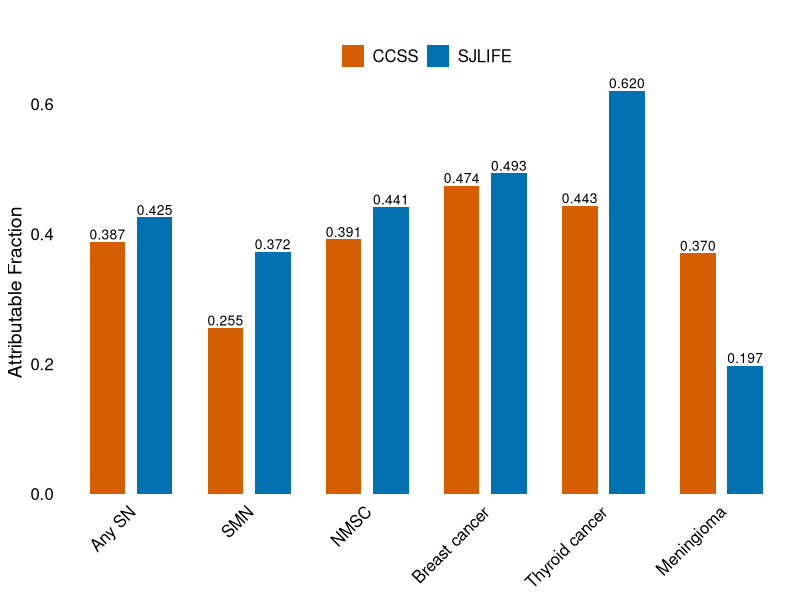
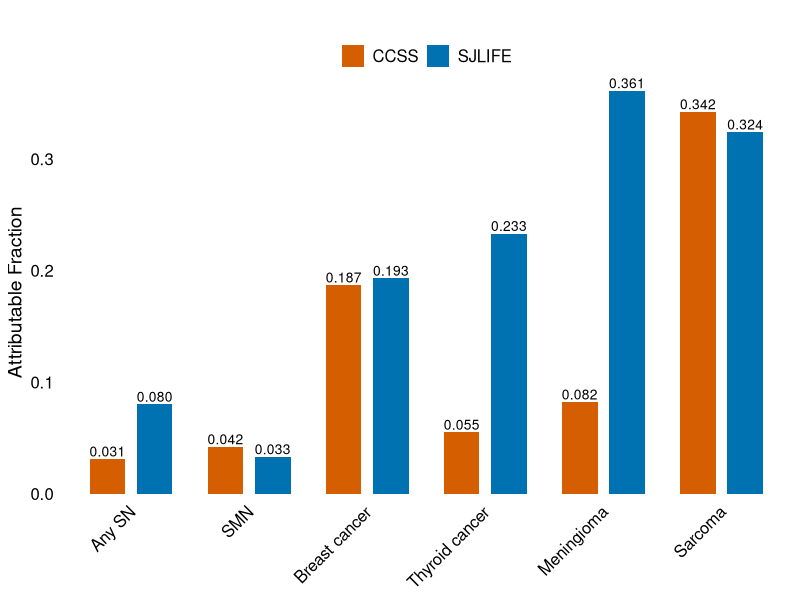
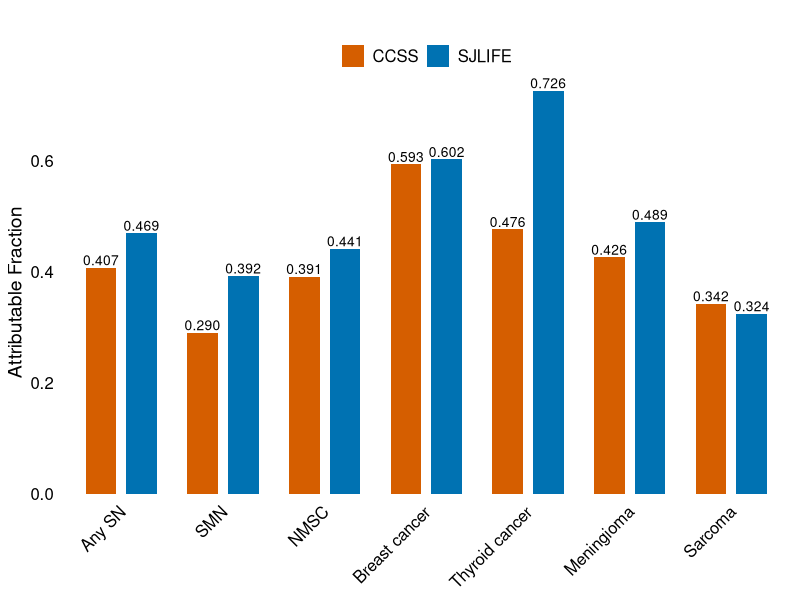
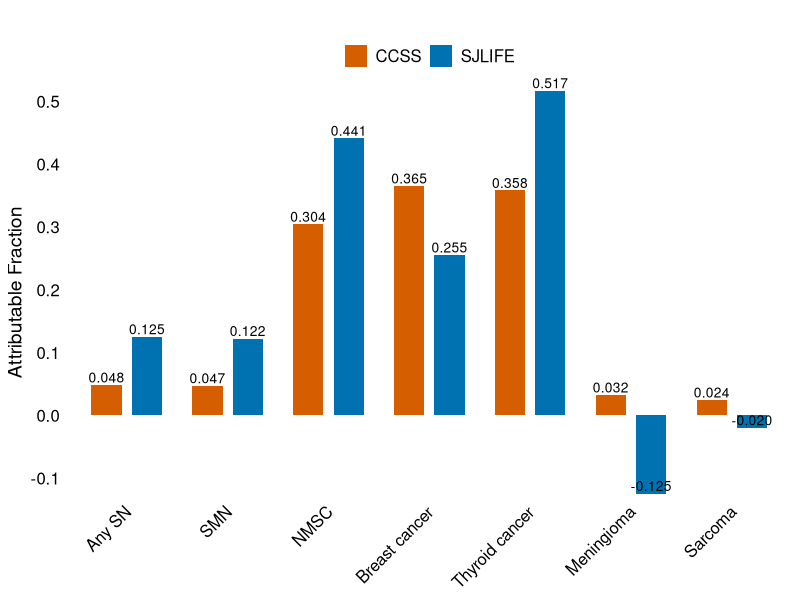
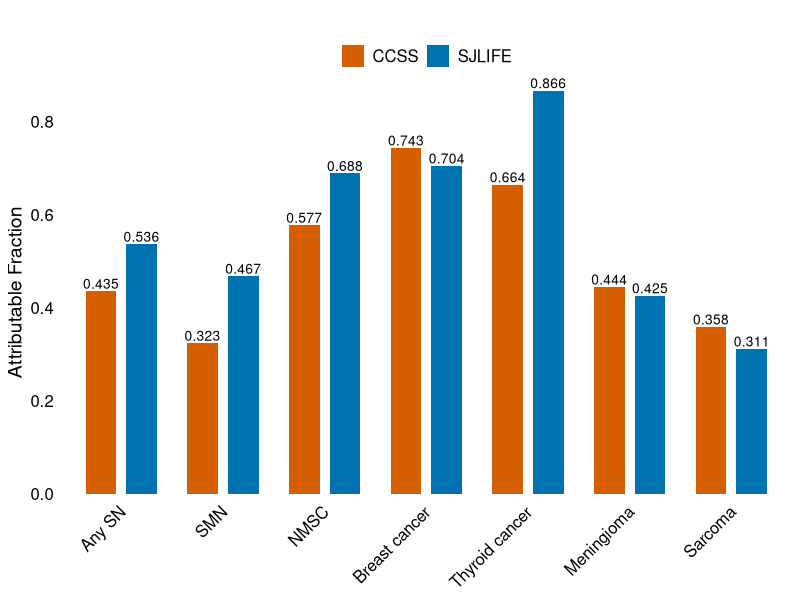

The R source for these figures, in order:
# Load required libraries
library(ggplot2)
library(ggthemes)  # For additional themes

## Create a data frame with your data
# data <- data.frame(
#   SN_types = c("Any SN", "SMN", "NMSC", "Breast cancer", "Thyroid cancer", "Meningioma", "Sarcoma"),
#   SJLIFE = c(0.518, 0.455, 0.652, 0.672, 0.862, 0.438, 0.371),
#   CCSS = c(0.419, 0.326, 0.555, 0.709, 0.659, 0.432, 0.368)
# )


## V18 b
data <- read.table(text="Cohort	SN_types	Variables	Overall	Female	Male	Age.lt.35	Age.ge.35
SJLIFE	Any SN (605)	Radiation	0.425	0.417	0.435	0.400	0.447
SJLIFE	Any SN (605)	Chemo	0.080	0.079	0.080	0.109	0.054
SJLIFE	Any SN (605)	All treatments	0.469	0.462	0.478	0.463	0.474
SJLIFE	Any SN (605)	PRS	0.125	0.123	0.129	0.126	0.125
SJLIFE	Any SN (605)	Lifestyle	-	-	-	-	-
SJLIFE	Any SN (605)	Combined	0.536	0.530	0.545	0.531	0.541
SJLIFE	SMN (462)	Radiation	0.372	0.371	0.373	0.340	0.396
SJLIFE	SMN (462)	Chemo	0.033	0.033	0.032	0.047	0.022
SJLIFE	SMN (462)	All treatments	0.392	0.392	0.392	0.370	0.409
SJLIFE	SMN (462)	PRS	0.122	0.119	0.125	0.122	0.122
SJLIFE	SMN (462)	Lifestyle	-	-	-	-	-
SJLIFE	SMN (462)	Combined	0.467	0.466	0.468	0.447	0.482
SJLIFE	NMSC (249)	Radiation	0.441	0.431	0.453	0.413	0.457
SJLIFE	NMSC (249)	Chemo	-	-	-	-	-
SJLIFE	NMSC (249)	All treatments	0.441	0.431	0.453	0.413	0.457
SJLIFE	NMSC (249)	PRS	0.441	0.432	0.452	0.440	0.442
SJLIFE	NMSC (249)	Lifestyle	-	-	-	-	-
SJLIFE	NMSC (249)	Combined	0.688	0.680	0.698	0.671	0.698
SJLIFE	Breast cancer (74)	Radiation	0.493	0.493	-	0.475	0.498
SJLIFE	Breast cancer (74)	Chemo	0.193	0.193	-	0.228	0.184
SJLIFE	Breast cancer (74)	All treatments	0.602	0.602	-	0.594	0.604
SJLIFE	Breast cancer (74)	PRS	0.255	0.255	-	0.261	0.254
SJLIFE	Breast cancer (74)	Lifestyle	-	-	-	-	-
SJLIFE	Breast cancer (74)	Combined	0.704	0.704	-	0.701	0.705
SJLIFE	Thyroid cancer (86)	Radiation	0.620	0.622	0.616	0.594	0.650
SJLIFE	Thyroid cancer (86)	Chemo	0.233	0.235	0.231	0.293	0.163
SJLIFE	Thyroid cancer (86)	All treatments	0.726	0.727	0.723	0.725	0.727
SJLIFE	Thyroid cancer (86)	PRS	0.517	0.519	0.514	0.519	0.514
SJLIFE	Thyroid cancer (86)	Lifestyle	-	-	-	-	-
SJLIFE	Thyroid cancer (86)	Combined	0.866	0.867	0.866	0.866	0.868
SJLIFE	Meningioma (149)	Radiation	0.197	0.172	0.230	0.223	0.176
SJLIFE	Meningioma (149)	Chemo	0.361	0.371	0.349	0.472	0.271
SJLIFE	Meningioma (149)	All treatments	0.489	0.478	0.504	0.598	0.400
SJLIFE	Meningioma (149)	PRS	-0.125	-0.117	-0.135	-0.121	-0.128
SJLIFE	Meningioma (149)	Lifestyle	-	-	-	-	-
SJLIFE	Meningioma (149)	Combined	0.425	0.416	0.437	0.549	0.323
SJLIFE	Sarcoma (32)	Radiation	-	-	-	-	-
SJLIFE	Sarcoma (32)	Chemo	0.324	0.329	0.320	0.308	0.351
SJLIFE	Sarcoma (32)	All treatments	0.324	0.329	0.320	0.308	0.351
SJLIFE	Sarcoma (32)	PRS	-0.020	-0.021	-0.020	-0.020	-0.020
SJLIFE	Sarcoma (32)	Lifestyle	-	-	-	-	-
SJLIFE	Sarcoma (32)	Combined	0.311	0.315	0.306	0.294	0.337
CCSS	Any SN (1611)	Radiation	0.387	0.380	0.398	0.372	0.398
CCSS	Any SN (1611)	Chemo	0.031	0.030	0.033	0.047	0.019
CCSS	Any SN (1611)	All treatments	0.407	0.400	0.418	0.403	0.410
CCSS	Any SN (1611)	PRS	0.048	0.047	0.049	0.047	0.048
CCSS	Any SN (1611)	Lifestyle	-	-	-	-	-
CCSS	Any SN (1611)	Combined	0.435	0.428	0.446	0.431	0.438
CCSS	SMN (762)	Radiation	0.255	0.254	0.257	0.213	0.283
CCSS	SMN (762)	Chemo	0.042	0.042	0.042	0.070	0.024
CCSS	SMN (762)	All treatments	0.290	0.289	0.293	0.271	0.303
CCSS	SMN (762)	PRS	0.047	0.046	0.047	0.046	0.047
CCSS	SMN (762)	Lifestyle	-	-	-	-	-
CCSS	SMN (762)	Combined	0.323	0.322	0.326	0.305	0.336
CCSS	NMSC (769)	Radiation	0.391	0.386	0.396	0.385	0.394
CCSS	NMSC (769)	Chemo	-	-	-	-	-
CCSS	NMSC (769)	All treatments	0.391	0.386	0.396	0.385	0.394
CCSS	NMSC (769)	PRS	0.304	0.306	0.302	0.306	0.303
CCSS	NMSC (769)	Lifestyle	-	-	-	-	-
CCSS	NMSC (769)	Combined	0.577	0.575	0.578	0.574	0.578
CCSS	Breast cancer (289)	Radiation	0.474	0.474	-	0.452	0.478
CCSS	Breast cancer (289)	Chemo	0.187	0.187	-	0.224	0.180
CCSS	Breast cancer (289)	All treatments	0.593	0.593	-	0.589	0.593
CCSS	Breast cancer (289)	PRS	0.365	0.365	-	0.369	0.365
CCSS	Breast cancer (289)	Lifestyle	-	-	-	-	-
CCSS	Breast cancer (289)	Combined	0.743	0.743	-	0.741	0.743
CCSS	Thyroid cancer (163)	Radiation	0.443	0.445	0.439	0.413	0.489
CCSS	Thyroid cancer (163)	Chemo	0.055	0.055	0.056	0.073	0.029
CCSS	Thyroid cancer (163)	All treatments	0.476	0.477	0.472	0.457	0.504
CCSS	Thyroid cancer (163)	PRS	0.358	0.362	0.352	0.355	0.363
CCSS	Thyroid cancer (163)	Lifestyle	-	-	-	-	-
CCSS	Thyroid cancer (163)	Combined	0.664	0.665	0.661	0.650	0.684
CCSS	Meningioma (255)	Radiation	0.370	0.333	0.422	0.394	0.345
CCSS	Meningioma (255)	Chemo	0.082	0.076	0.092	0.118	0.045
CCSS	Meningioma (255)	All treatments	0.426	0.391	0.475	0.471	0.378
CCSS	Meningioma (255)	PRS	0.032	0.032	0.033	0.036	0.028
CCSS	Meningioma (255)	Lifestyle	-	-	-	-	-
CCSS	Meningioma (255)	Combined	0.444	0.410	0.494	0.490	0.397
CCSS	Sarcoma (60)	Radiation	-	-	-	-	-
CCSS	Sarcoma (60)	Chemo	0.342	0.327	0.358	0.337	0.348
CCSS	Sarcoma (60)	All treatments	0.342	0.327	0.358	0.337	0.348
CCSS	Sarcoma (60)	PRS	0.024	0.026	0.022	0.023	0.025
CCSS	Sarcoma (60)	Lifestyle	-	-	-	-	-
CCSS	Sarcoma (60)	Combined	0.358	0.345	0.372	0.353	0.364", header = T, sep = "\t")

data$SN_types <- gsub("\\([0-9]+\\)", "", data$SN_types)
data[data == "-"] <- NA

group <- "Overall"
variables <- unique(data$Variables)

for(i in 1:length(variables)){
new_data <- data[grepl(variables[i], data$Variables), c("Cohort", "SN_types", "Variables", group)]
colnames(new_data) <- c("variable", "SN_types", "AF_by", "value")
new_data$value <- as.numeric(new_data$value)

# Reshape the data for ggplot2
library(reshape2)
# data_melted <- melt(data, id.vars = "SN_types")
# data_melted
# SN_types variable value
# 1          Any SN   SJLIFE 0.518
# 2             SMN   SJLIFE 0.455
# 3            NMSC   SJLIFE 0.652
data_melted <-new_data
## Exclude rows with NAs
data_melted <- data_melted[complete.cases(data_melted),]

# order <- c("Any SN", "SMN", "NMSC", "Breast cancer", "Thyroid cancer", "Meningioma", "Sarcoma")
order <- unique(data_melted$SN_types)
AF.type <- data_melted$AF_by[1] 
lifestyle <- "without_lifestyle"
if(lifestyle== "without_lifestyle" && variables[i] == "Lifestyle"){
  next
}

# Create the grouped bar chart
p <- ggplot(data_melted, aes(x = SN_types, y = value, fill = variable)) +
  geom_bar(stat = "identity", position = position_dodge(width = 0.8), width = 0.6) +
  # Customize the theme and appearance
  theme_minimal() +
  theme(axis.text.x = element_text(angle = 45, hjust = 1, size = 12, color = "black"),  # Adjust font size and angle
        axis.text.y = element_text(size = 12, color = "black"),
        axis.title.y = element_text(size = 14, color = "black"),  # Customize Y-axis title
        legend.title = element_blank(),  # Remove legend title
        legend.text = element_text(size = 12, color = "black"),  # Adjust legend font size
        plot.title = element_text(size = 16, hjust = 0.5, vjust = 1.5, face = "bold"),  # Title formatting
        panel.grid.major = element_blank(),  # Remove major gridlines
        panel.grid.minor = element_blank()   # Remove minor gridlines
        
  ) +
  
  # Customize colors
  scale_fill_manual(values = c("SJLIFE" = "#0072B2", "CCSS" = "#D55E00")) +  # Use color codes
  # Add labels
  labs(title = "", y = "Attributable Fraction", x = NULL) +
  # Remove extra space at the bottom of the Y-axis
  scale_y_continuous(expand = c(0, 0)) +
  # Add data labels
  geom_text(aes(label = sprintf("%.3f", value)), position = position_dodge(width = 0.8), vjust = -0.25, size = 3.5, color = "black") +
  # Adjust legend position
  theme(legend.position="top", legend.box = "horizontal") +
  ## Add caption
  # labs(caption = "Data")
  # scale_x_discrete(limits = c("Any SN ", "SMN ", "NMSC ", "Breast cancer ", "Thyroid cancer ", "Meningioma ", "Sarcoma ")) +
  scale_x_discrete(limits = order) +
  ## Adjust the x-axis limits to ensure that the secondary y-axis label is fully visible.
  coord_cartesian(clip = "off")

# Save the plot as a high-resolution image
plot_name <- paste0("Z:/ResearchHome/Groups/sapkogrp/projects/Genomics/common/attr_fraction/ANALYSIS/results/plots/v18b/", group, "_", AF.type, "_", lifestyle, ".tiff")

ggsave(plot_name, p, width = 10, height = 6, dpi = 300)
}
